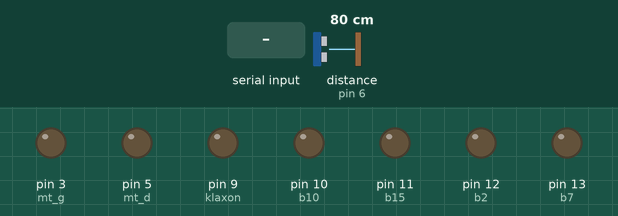
Simulated run of this sketch. Board: Arduino Uno, built with avr-gcc and run on an emulated ATmega328P. Parts: output pins drawn as LEDs (lit = HIGH). Wiring (inferred from the names in the program): ultrasonic range finder: trigger pin 4; echo pin 6. Inputs (shaded band) come from the test bench; at power-on: distance to the obstacle (sensor on pin 6) 80 cm. The echo pulse lasts 58.3 µs per cm; pins used as bus, display or sensor lines are not drawn.

Above: at 1.2 s.
1.3 s: "u" received over the second serial link
At 1.6 s:
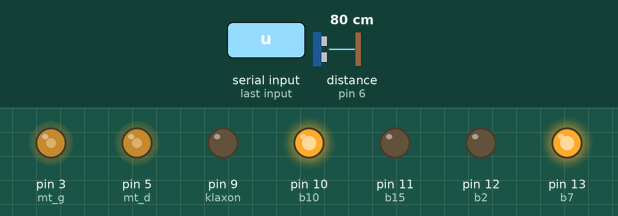
2.8 s: "l" received over the second serial link
At 4.0 s:
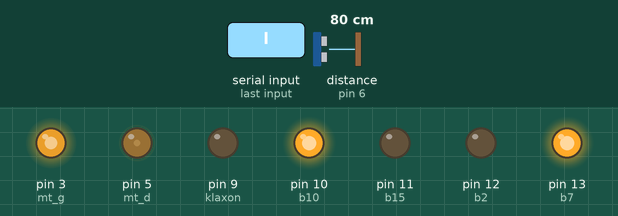
4.3 s: "r" received over the second serial link
At 5.0 s:
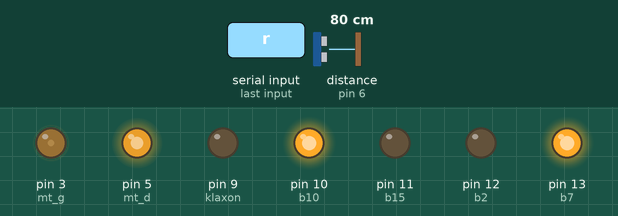
5.8 s: "d" received over the second serial link
At 6.2 s:
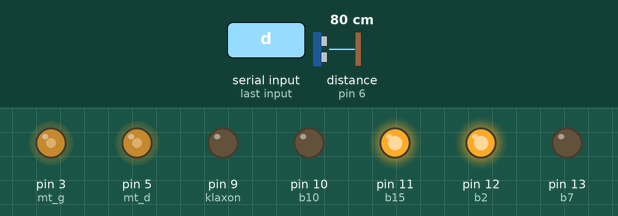
7.3 s: "k" received over the second serial link
At 8.1 s:
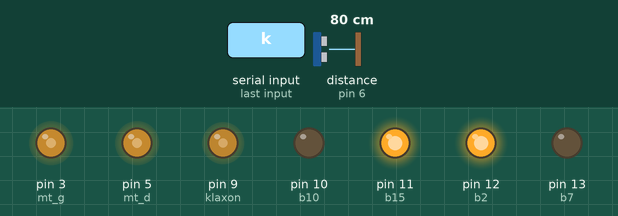
9.8 s: distance to the obstacle (sensor on pin 6) set to 34 cm
11.3 s: distance to the obstacle (sensor on pin 6) set to 28 cm
At 11.6 s:
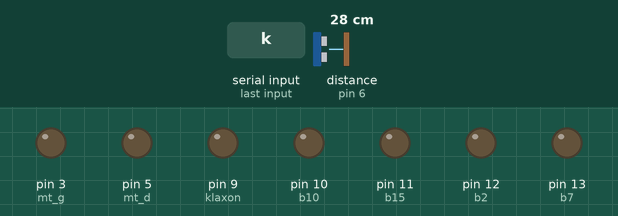
Timing chart, 0 to 13.8 s (numbered marks = the images above; inputs shaded):
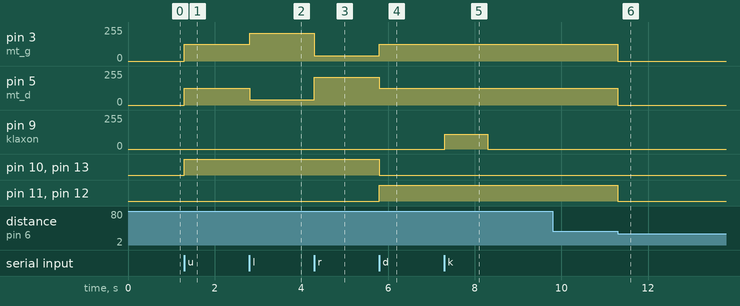

The sketch:

voiture.ino
```cpp
#include <SoftwareSerial.h>

#define STOP 0
#define MARCHE 127
#define TURN 50
#define KLX 110


SoftwareSerial bluetooth_card (8,7);

// ultrason
const int trig = 4;
const int echo = 6;

//klaxon
const int klaxon = 9;

// pwm moteurs gauches
const int mt_g = 3;
//pwm moteurs droits
const int mt_d = 5;

//sens des moteurs gauches
const int b2 = 12;
const int b7 = 13;

//sens des moteurs droits
const int b10 = 10;
const int b15 = 11;


/*
bluetooth_card.available(); // retourne le nombre de caractÃ¨re Ã  lire
bluetooth_card.read();     // retourne le prochain caractÃ¨re reÃ§u
bluetooth_card.write(val);  // envoie le char "val" sur la voie sÃ©rie
  */


void setup() {
  bluetooth_card.begin(9600);// dÃ©marre la voie sÃ©rie Ã  la vitesse speed
  //  Serial.begin(9600);

  pinMode(klaxon, OUTPUT);

  pinMode(trig, OUTPUT);
  pinMode(echo, INPUT);

  pinMode(mt_g, OUTPUT);
  pinMode(mt_d, OUTPUT);

  pinMode(b2, OUTPUT);
  pinMode(b7, OUTPUT);
  pinMode(b10, OUTPUT);
  pinMode(b15, OUTPUT);

  digitalWrite (b2, LOW);
  digitalWrite (b7, LOW);
  digitalWrite (b10, LOW);
  digitalWrite (b15, LOW);

}

unsigned long time1;
unsigned long time2;

int distance;
int duration;
int flag = 0;
char dir;

void loop() {

  if (((time2 = millis()) - time1) > 1000) {
    analogWrite(9,0);
  }


  //regarder la distance de l'objet devant la voiture à chaque tour
     digitalWrite(trig, HIGH);
     delayMicroseconds(10);
     digitalWrite(trig, LOW);

    duration = pulseIn(echo, HIGH);
    distance = (duration/2)/29;
    // pulseIn(echo, LOW);

  // si l'objet est à moins de 10 cm flag = 1
  if (distance <= 30) {
      //  Serial.println ("arret");

      analogWrite(mt_g,STOP);
      analogWrite(mt_d,STOP);

      digitalWrite (b2, LOW);
      digitalWrite (b7, LOW);
      digitalWrite (b10, LOW);
      digitalWrite (b15, LOW);

  }
  else
    {
      //  if (Serial.available()) {
      if (bluetooth_card.available()) {
	//    dir = Serial.read();

	dir = bluetooth_card.read();

	switch (dir) {

	  //arreter la voiture
	case 'b' :
	  //  Serial.println ("arret");

	  analogWrite(mt_g,STOP);
	  analogWrite(mt_d,STOP);

	  digitalWrite (b2, LOW);
	  digitalWrite (b7, LOW);
	  digitalWrite (b10, LOW);
	  digitalWrite (b15, LOW);

	  break;

	  //faire avancer la voiture
	case 'u' :
	  //Serial.println ("avance");

	  digitalWrite (b2, LOW);
	  digitalWrite (b7, HIGH);
	  digitalWrite (b10, HIGH);
	  digitalWrite (b15, LOW);

	  analogWrite(mt_g,MARCHE);
	  analogWrite(mt_d,MARCHE);

	  break;

	  //tourner Ã  gauche
	case 'l' :
	  //Serial.println ("droite");

	  analogWrite(mt_g,MARCHE+80);
	  analogWrite(mt_d,TURN-10);

	  break;

	  //tourner Ã  droite
	case 'r' :
	  //Serial.println ("gauche");

	  analogWrite(mt_d,MARCHE+80);
	  analogWrite(mt_g,TURN-10);

	  break;

	  //reculer
	case 'd' :
	  //Serial.println ("reculer");

	  digitalWrite (b2, HIGH);
	  digitalWrite (b7, LOW);
	  digitalWrite (b10, LOW);
	  digitalWrite (b15, HIGH);

	  analogWrite(mt_d,MARCHE);
	  analogWrite(mt_g,MARCHE);

	  break;

	  //klaxon
	case 'k' :
	  //Serial.println ("klaxon");
	  analogWrite(9,KLX);
	  time1 = millis();
	  break;

	default :
	  //Serial.println ("mauvais");
	  break;

	}

      }

    }
}
```

Measured:
- the behaviour switches between 32 and 31 cm on distance to the obstacle (sensor on pin 6) (found by bisection; images 5 and 6)
- after the input at 1.3 s, pin 3 (mt_g), pin 5 (mt_d): 0/255 → 127/255 at once; pin 10 (b10), pin 13 (b7): LOW → HIGH at once
- after the input at 2.8 s, pin 3 (mt_g): 127/255 → 207/255 at once; pin 5 (mt_d): 127/255 → 40/255 at once
- after the input at 4.3 s, pin 3 (mt_g): 207/255 → 40/255 at once; pin 5 (mt_d): 40/255 → 207/255 at once
- after the input at 5.8 s, pin 3 (mt_g): 40/255 → 127/255 at once; pin 5 (mt_d): 207/255 → 127/255 at once; pin 10 (b10), pin 13 (b7): HIGH → LOW at once; pin 11 (b15), pin 12 (b2): LOW → HIGH at once
- after the input at 7.3 s, pin 9 (klaxon): 0/255 → 110/255 at once, → 0/255 1.0 s later
- after the input at 9.8 s, every drawn part: stays the same
- after the input at 11.3 s, pin 3 (mt_g), pin 5 (mt_d): 127/255 → 0/255 at once; pin 11 (b15), pin 12 (b2): HIGH → LOW at once
